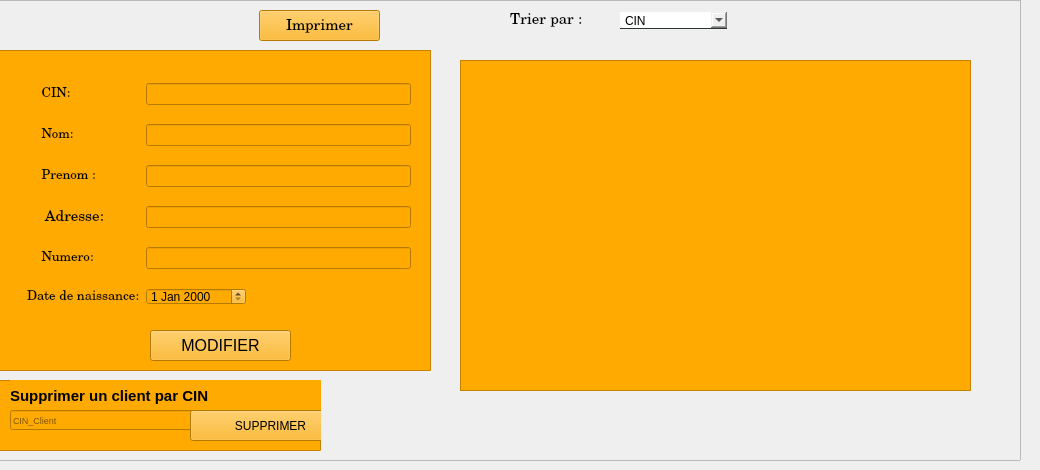
      <widget class="QWidget" name="listedesfournisseurs">
       <attribute name="title">
        <string>Liste des clients</string>
       </attribute>
       <widget class="QFrame" name="frame_3">
        <property name="geometry">
         <rect>
          <x>-10</x>
          <y>0</y>
          <width>1031</width>
          <height>461</height>
         </rect>
        </property>
        <property name="frameShape">
         <enum>QFrame::StyledPanel</enum>
        </property>
        <property name="frameShadow">
         <enum>QFrame::Raised</enum>
        </property>
        <widget class="QTableView" name="tableView">
         <property name="geometry">
          <rect>
           <x>470</x>
           <y>60</y>
           <width>511</width>
           <height>331</height>
          </rect>
         </property>
         <property name="styleSheet">
          <string notr="true">background-color: rgb(255, 170, 0);</string>
         </property>
        </widget>
        <widget class="QFrame" name="frame_4">
         <property name="geometry">
          <rect>
           <x>0</x>
           <y>50</y>
           <width>441</width>
           <height>321</height>
          </rect>
         </property>
         <property name="styleSheet">
          <string notr="true">background-color: rgb(255, 170, 0);</string>
         </property>
         <property name="frameShape">
          <enum>QFrame::StyledPanel</enum>
         </property>
         <property name="frameShadow">
          <enum>QFrame::Raised</enum>
         </property>
         <widget class="QPushButton" name="modifierchantier">
          <property name="geometry">
           <rect>
            <x>160</x>
            <y>280</y>
            <width>141</width>
            <height>31</height>
           </rect>
          </property>
          <property name="font">
           <font>
            <pointsize>12</pointsize>
            <weight>50</weight>
            <bold>false</bold>
           </font>
          </property>
          <property name="cursor">
           <cursorShape>PointingHandCursor</cursorShape>
          </property>
          <property name="text">
           <string>MODIFIER</string>
          </property>
         </widget>
         <widget class="QWidget" name="gridLayoutWidget_2">
          <property name="geometry">
           <rect>
            <x>30</x>
            <y>20</y>
            <width>391</width>
            <height>251</height>
           </rect>
          </property>
          <layout class="QGridLayout" name="gridLayout_2">
           <property name="sizeConstraint">
            <enum>QLayout::SetDefaultConstraint</enum>
           </property>
           <property name="horizontalSpacing">
            <number>6</number>
           </property>
           <item row="1" column="1">
            <widget class="QLineEdit" name="lineEditnomm"/>
           </item>
           <item row="3" column="0">
            <widget class="QLabel" name="label_6">
             <property name="font">
              <font>
               <family>Century</family>
               <pointsize>11</pointsize>
              </font>
             </property>
             <property name="text">
              <string>      Adresse:</string>
             </property>
            </widget>
           </item>
           <item row="0" column="0">
            <widget class="QLabel" name="label_7">
             <property name="font">
              <font>
               <family>Century</family>
               <pointsize>10</pointsize>
              </font>
             </property>
             <property name="text">
              <string>      CIN:</string>
             </property>
            </widget>
           </item>
           <item row="2" column="0">
            <widget class="QLabel" name="label_8">
             <property name="font">
              <font>
               <family>Century</family>
               <pointsize>10</pointsize>
              </font>
             </property>
             <property name="text">
              <string>      Prenom : </string>
             </property>
            </widget>
           </item>
           <item row="2" column="1">
            <widget class="QLineEdit" name="lineEditprenomm"/>
           </item>
           <item row="0" column="1">
            <widget class="QLineEdit" name="lineEditcinm"/>
           </item>
           <item row="4" column="0">
            <widget class="QLabel" name="label_9">
             <property name="font">
              <font>
               <family>Century</family>
               <pointsize>10</pointsize>
              </font>
             </property>
             <property name="text">
              <string>      Numero:</string>
             </property>
            </widget>
           </item>
           <item row="3" column="1">
            <widget class="QLineEdit" name="lineEditadressem"/>
           </item>
           <item row="1" column="0">
            <widget class="QLabel" name="label_10">
             <property name="font">
              <font>
               <family>Century</family>
               <pointsize>10</pointsize>
              </font>
             </property>
             <property name="text">
              <string>      Nom:</string>
             </property>
            </widget>
           </item>
           <item row="5" column="0">
            <widget class="QLabel" name="label_13">
             <property name="font">
              <font>
               <family>Century</family>
               <pointsize>10</pointsize>
              </font>
             </property>
             <property name="text">
              <string>  Date de naissance:</string>
             </property>
            </widget>
           </item>
           <item row="5" column="1">
            <widget class="QDateEdit" name="dateEdit_2">
             <property name="minimumSize">
              <size>
               <width>100</width>
               <height>0</height>
              </size>
             </property>
             <property name="maximumSize">
              <size>
               <width>12</width>
               <height>17</height>
              </size>
             </property>
             <property name="cursor">
              <cursorShape>PointingHandCursor</cursorShape>
             </property>
             <property name="tabletTracking">
              <bool>false</bool>
             </property>
            </widget>
           </item>
           <item row="4" column="1">
            <widget class="QLineEdit" name="lineEditnumerom"/>
           </item>
          </layout>
         </widget>
        </widget>
        <widget class="QWidget" name="horizontalLayoutWidget">
         <property name="geometry">
          <rect>
           <x>630</x>
           <y>0</y>
           <width>107</width>
           <height>41</height>
          </rect>
         </property>
         <layout class="QHBoxLayout" name="horizontalLayout">
          <item>
           <widget class="QComboBox" name="comboBox">
            <property name="cursor">
             <cursorShape>PointingHandCursor</cursorShape>
            </property>
            <property name="layoutDirection">
             <enum>Qt::LeftToRight</enum>
            </property>
            <property name="styleSheet">
             <string notr="true">QComboBox{
border:none;
border-bottom:1px solid #2d3436;
}
QComboBox::hover{
background: rgba(119,181,254,0.5);
}</string>
            </property>
            <item>
             <property name="text">
              <string>CIN</string>
             </property>
            </item>
            <item>
             <property name="text">
              <string>Nom</string>
             </property>
            </item>
            <item>
             <property name="text">
              <string>prenom</string>
             </property>
            </item>
            <item>
             <property name="text">
              <string>numero</string>
             </property>
            </item>
            <item>
             <property name="text">
              <string>date de naissance</string>
             </property>
            </item>
           </widget>
          </item>
         </layout>
        </widget>
        <widget class="QFrame" name="frame1_3">
         <property name="geometry">
          <rect>
           <x>0</x>
           <y>380</y>
           <width>331</width>
           <height>71</height>
          </rect>
         </property>
         <property name="styleSheet">
          <string notr="true">background-color: rgb(255, 170, 0);
</string>
         </property>
         <property name="frameShape">
          <enum>QFrame::StyledPanel</enum>
         </property>
         <property name="frameShadow">
          <enum>QFrame::Raised</enum>
         </property>
         <widget class="QLabel" name="label_65">
          <property name="geometry">
           <rect>
            <x>20</x>
            <y>0</y>
            <width>311</width>
            <height>31</height>
           </rect>
          </property>
          <property name="font">
           <font>
            <pointsize>11</pointsize>
            <weight>75</weight>
            <bold>true</bold>
           </font>
          </property>
          <property name="styleSheet">
           <string notr="true">QLabel{
color: black;

border: none;
}</string>
          </property>
          <property name="text">
           <string>Supprimer un client par CIN</string>
          </property>
         </widget>
         <widget class="QLineEdit" name="lineEdit_cind">
          <property name="geometry">
           <rect>
            <x>20</x>
            <y>30</y>
            <width>211</width>
            <height>20</height>
           </rect>
          </property>
          <property name="font">
           <font>
            <pointsize>7</pointsize>
           </font>
          </property>
          <property name="maxLength">
           <number>8</number>
          </property>
          <property name="placeholderText">
           <string>CIN_Client</string>
          </property>
         </widget>
         <widget class="QPushButton" name="supprimerchantier">
          <property name="geometry">
           <rect>
            <x>200</x>
            <y>30</y>
            <width>161</width>
            <height>31</height>
           </rect>
          </property>
          <property name="cursor">
           <cursorShape>PointingHandCursor</cursorShape>
          </property>
          <property name="text">
           <string>SUPPRIMER</string>
          </property>
         </widget>
        </widget>
        <widget class="QLabel" name="label_11">
         <property name="geometry">
          <rect>
           <x>520</x>
           <y>0</y>
           <width>100</width>
           <height>39</height>
          </rect>
         </property>
         <property name="font">
          <font>
           <family>Century</family>
           <pointsize>11</pointsize>
          </font>
         </property>
         <property name="text">
          <string>Trier par :</string>
         </property>
        </widget>
        <widget class="QPushButton" name="pushButton_4">
         <property name="geometry">
          <rect>
           <x>269</x>
           <y>10</y>
           <width>121</width>
           <height>31</height>
          </rect>
         </property>
         <property name="font">
          <font>
           <family>Century</family>
           <pointsize>11</pointsize>
          </font>
         </property>
         <property name="styleSheet">
          <string notr="true">background-color: rgb(255, 170, 0);</string>
         </property>
         <property name="text">
          <string>Imprimer</string>
         </property>
        </widget>
       </widget>
      </widget>
